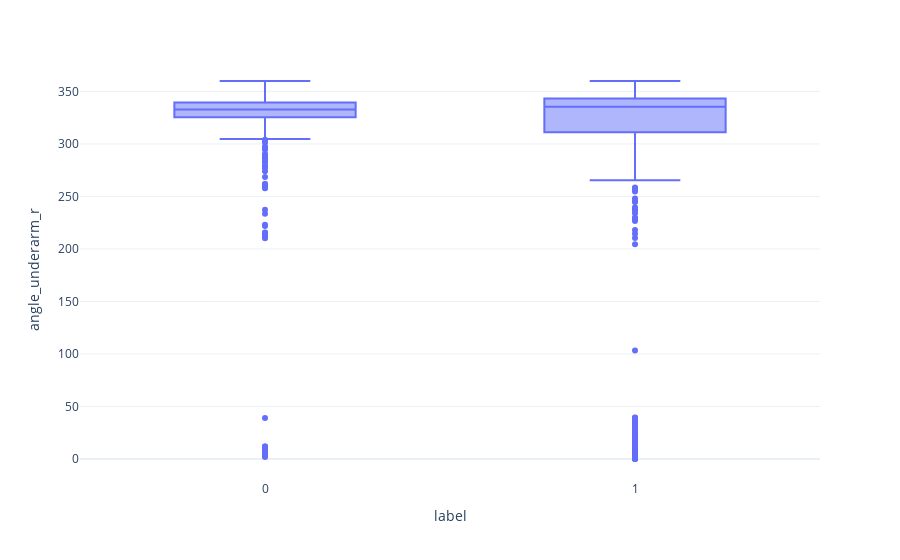

Write notebook code for a chart like this one.
### Code cell
find_relation(df, 'label', 'angle_underarm_r')

### Figure 1 — Plotly figure (JSON) as saved in the notebook; plotly's stock layout.template omitted (floating-point values rounded to 4 significant figures; data arrays with more than 128 entries replaced by an {"elided": "..."} marker saying what was removed)
{"data": [{"alignmentgroup": "True", "hovertemplate": "label=%{x}<br>angle_underarm_r=%{y}<extra></extra>", "legendgroup": "", "marker": {"color": "#636efa"}, "name": "", "notched": false, "offsetgroup": "", "orientation": "v", "quartilemethod": "exclusive", "showlegend": false, "type": "box", "x": {"elided": "1613 int values"}, "x0": " ", "xaxis": "x", "y": {"elided": "1613 float values"}, "y0": " ", "yaxis": "y"}], "layout": {"boxmode": "group", "legend": {"tracegroupgap": 0}, "margin": {"t": 60}, "xaxis": {"anchor": "y", "domain": [0, 1], "title": {"text": "label"}}, "yaxis": {"anchor": "x", "domain": [0, 1], "title": {"text": "angle_underarm_r"}}}}
